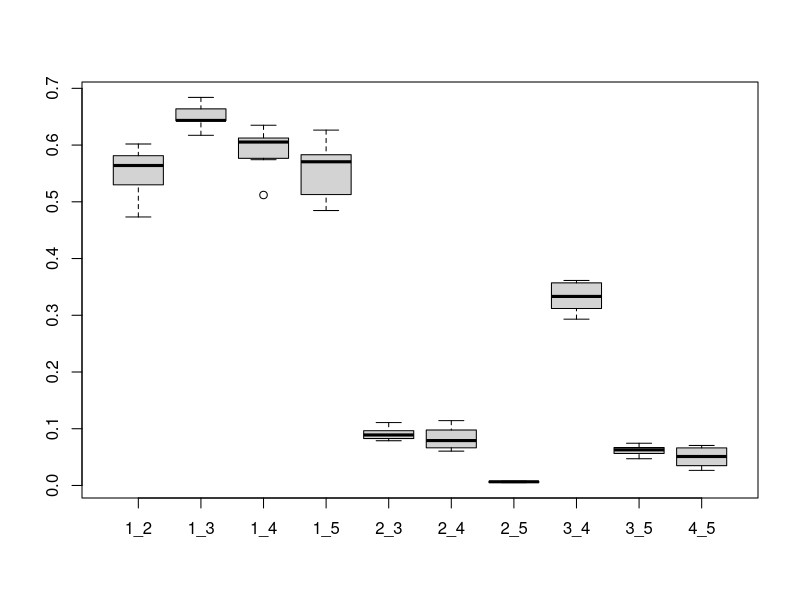

The R source for this figure:
# Codigo que calcula a tendencia de agrupamento dos dados
# Andrey Menezes - versão 2.0 (Fevereiro 2013)

dados = read.csv("dados/TabelaParaPerfis.csv")
dados = dados[,2:6]

library("FNN")

hopkins = function(dados, p, objetos, minimos) {
  
  amostra = sample(length(dados[,1]), size=p, replace = FALSE)
  
  soma_w = 0
  for(i in 1:length(amostra)) {
    soma_w = soma_w + minimos[i]
  }
  
  soma_u = 0
  for(i in 1:length(objetos[,1])) {
    dist = knnx.dist(as.matrix(dados),as.matrix(objetos),2,"kd_tree")
    soma_u = sum(dist[,2])
  }
  if(soma_u > 0) {
    return(soma_u/(soma_u + soma_w))
  } else {return(0)}
}

hopkins.table = data.frame()

#Calcula a menor distancia de cada linha da tabela para ser utilizado em hopkins
minimo = knn.dist(dados, k=1, algorithm="kd_tree")
stats = 0

# Monta a tabela com as estatísticas de hopkins
col=0
for(n in 1:10) {
  count=0
  col=col+1
  for(i in 1:(length(dados)-1)) {
    for(e in (i+1):length(dados)) {
      if(i != e) {
        objetos = data.frame(runif(25, min(dados[,i]), max(dados[,i])), runif(25, min(dados[,e]), max(dados[,e])))
        parcial = hopkins(dados[,c(i,e)], 25, objetos, minimo)
        if (parcial > stats) {
          stats = parcial
          atrib1 = i
          atrib2 = e
        }
        count = count+1
        hopkins.table[col,count] = parcial
      }
    }
  }
}

colnames(hopkins.table) = c("1_2", "1_3", "1_4", "1_5", "2_3", "2_4", "2_5", "3_4", "3_5", "4_5")

png(filename="BoxSplot Tendencia Agrupamento.png")
boxplot(hopkins.table)
dev.off()
